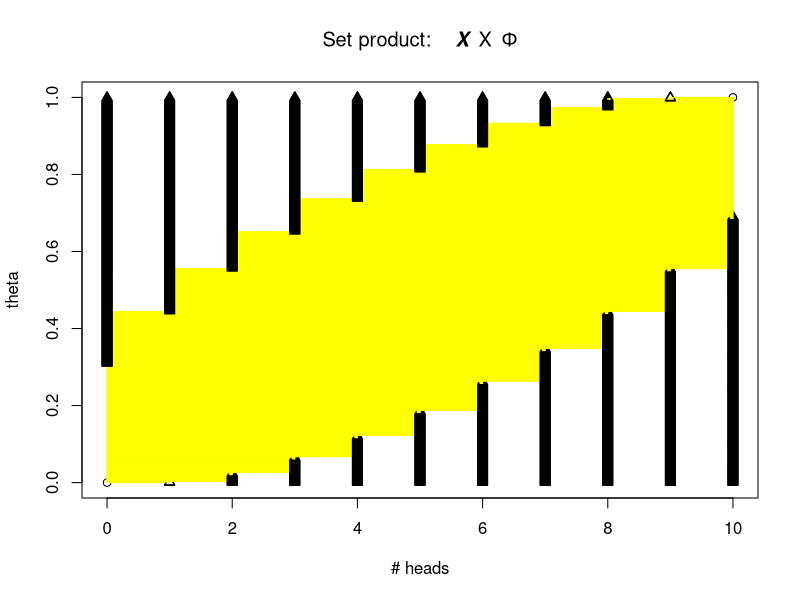

Reproduce this figure in R. (Note: this script raises an error after producing the figure.)
nFlips = 10
thVec = seq(0,1,length=1000)
sampleSpace = 0:nFlips
plot(sampleSpace, sampleSpace/nFlips, xlab="# heads", ylab="theta")
alpha = 0.05
title(expression( paste("Set product:    ", bolditalic(X) ~~ X ~~ Phi ) ))
for(theta in thVec) {
  upperTailProb = 1-pbinom(q = (0:nFlips) - 1, size = nFlips, prob = theta)
  valuesTooBig = (upperTailProb < alpha/2)
  points(sampleSpace, rep(theta, nFlips+1), pch=valuesTooBig+1, cex=valuesTooBig)
  lowerTailProb = pbinom(q = (0:nFlips), size = nFlips, prob = theta)
  valuesTooSmall = (lowerTailProb < alpha/2)
  points(sampleSpace, rep(theta, nFlips+1), pch=valuesTooSmall+1, cex=valuesTooSmall)
  acceptanceRegion = c(max(0, sampleSpace[valuesTooSmall]), 
                       min(nFlips,sampleSpace[valuesTooBig]))
  lines(acceptanceRegion, rep(theta, 2),  col='yellow')
}  
for(k in 0:nFlips) 
  lines(x = c(k,k), y=binom.confint.new(k, nFlips), col="lightgreen", lwd=2)

nHeads = 8
lines(x = c(nHeads,nHeads), y=binom.confint.new(nHeads, nFlips), col="green", lwd=4)
